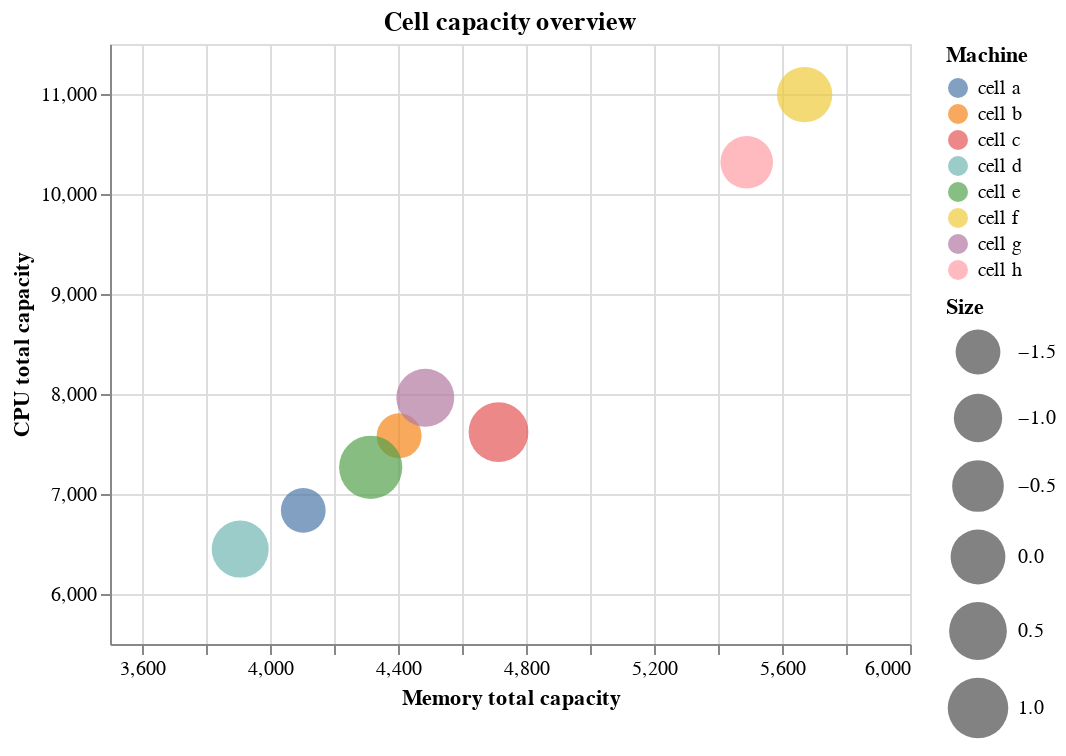

Write notebook code for a chart like this one.
### Markdown cell above
# About Machine

### Code cell
machine_a = pd.DataFrame.from_dict(cell_a_cap, orient='index').T
machine_b = pd.DataFrame.from_dict(cell_b_cap, orient='index').T
machine_c = pd.DataFrame.from_dict(cell_c_cap, orient='index').T
machine_d = pd.DataFrame.from_dict(cell_d_cap, orient='index').T
machine_e = pd.DataFrame.from_dict(cell_e_cap, orient='index').T
machine_f = pd.DataFrame.from_dict(cell_f_cap, orient='index').T
machine_g = pd.DataFrame.from_dict(cell_g_cap, orient='index').T
machine_h = pd.DataFrame.from_dict(cell_h_cap, orient='index').T
machine_a['Machine'] = "cell a"
machine_b['Machine'] = "cell b"
machine_c['Machine'] = "cell c"
machine_d['Machine'] = "cell d"
machine_e['Machine'] = "cell e"
machine_f['Machine'] = "cell f"
machine_g['Machine'] = "cell g"
machine_h['Machine'] = "cell h"
machine = pd.concat([machine_a, machine_b, machine_c, machine_d, machine_e, machine_f,machine_g, machine_h], axis= 0)
machine.columns = ["CPU total capacity", "Memory total capacity", "Size", "Machine"]
machine['Size'] = StandardScaler().fit_transform(machine[['Size']])
alt.Chart(machine, title="Cell capacity overview").mark_circle(filled=True).encode(
    x = alt.X('Memory total capacity:Q', scale=alt.Scale(domain=(3500, 6000))),
    y = alt.Y('CPU total capacity:Q', scale=alt.Scale(domain=(5500, 11500))),
    size = alt.Size('Size:Q', scale=alt.Scale(range=[500,1000])),
    color = alt.Color('Machine')
)

### Figure 1 — Vega-Lite specification as saved in the notebook (floating-point values rounded to 4 significant figures)
{"config": {"view": {"continuousHeight": 300, "continuousWidth": 400}}, "data": {"name": "data-743c9692594429bdfaae641061768a82"}, "mark": {"type": "circle", "filled": true}, "encoding": {"color": {"field": "Machine", "type": "nominal"}, "size": {"field": "Size", "scale": {"range": [500, 1000]}, "type": "quantitative"}, "x": {"field": "Memory total capacity", "scale": {"domain": [3500, 6000]}, "type": "quantitative"}, "y": {"field": "CPU total capacity", "scale": {"domain": [5500, 11500]}, "type": "quantitative"}}, "title": "Cell capacity overview", "$schema": "https://vega.github.io/schema/vega-lite/v4.17.0.json", "datasets": {"data-743c9692594429bdfaae641061768a82": [{"CPU total capacity": 6836.0, "Memory total capacity": 4104.0, "Size": -1.513, "Machine": "cell a"}, {"CPU total capacity": 7582.0, "Memory total capacity": 4403.0, "Size": -1.48, "Machine": "cell b"}, {"CPU total capacity": 7620.0, "Memory total capacity": 4714.0, "Size": 0.8565, "Machine": "cell c"}, {"CPU total capacity": 6449.0, "Memory total capacity": 3907.0, "Size": 0.3678, "Machine": "cell d"}, {"CPU total capacity": 7267.0, "Memory total capacity": 4315.0, "Size": 1.497, "Machine": "cell e"}, {"CPU total capacity": 10990.0, "Memory total capacity": 5671.0, "Size": 0.09386, "Machine": "cell f"}, {"CPU total capacity": 7963.0, "Memory total capacity": 4485.0, "Size": 0.5285, "Machine": "cell g"}, {"CPU total capacity": 10320.0, "Memory total capacity": 5490.0, "Size": -0.351, "Machine": "cell h"}]}}
